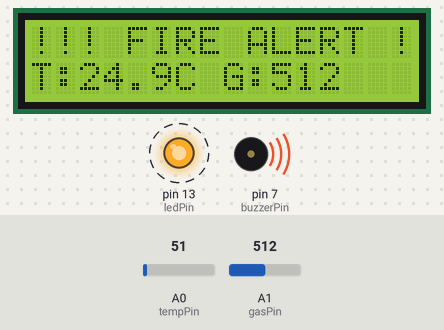
Recording of a sketch running on a simulated Arduino Uno, built with avr-gcc and run on an emulated ATmega328P. On the bench: 16×2 character LCD, output pins drawn as LEDs (lit = HIGH), buzzer (waves = sounding). Dashed ring = blinking. The inputs (shaded band) are chosen by the test bench; at power-on: A1 (gasPin) = 512, A0 (tempPin) = 51. What the sketch prints to the serial monitor is not drawn.

Above: at 1.2 s.
1.3 s: A1 (gasPin) set to 313
At 1.66 s:
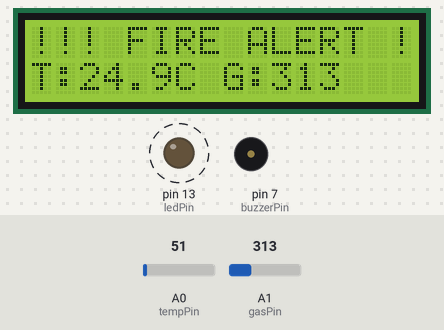
2.9 s: A1 (gasPin) set to 285
At 3.5 s:
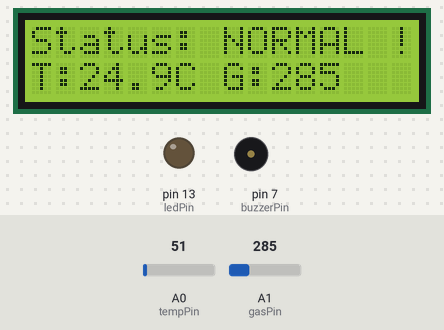
4.5 s: A0 (tempPin) set to 61
At 5.8 s:
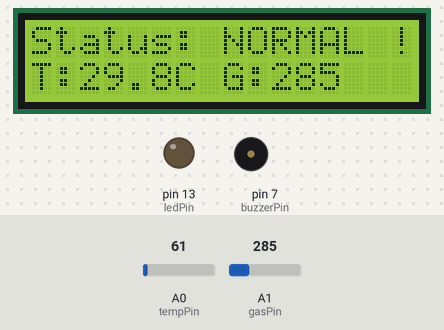
6.1 s: A0 (tempPin) set to 71
At 7.2 s:
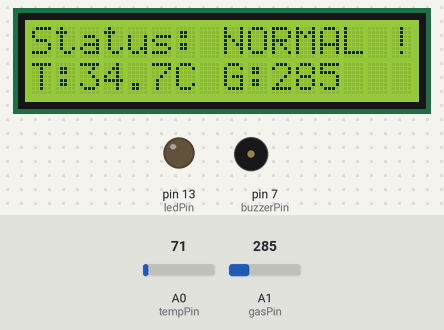
7.6 s: A0 (tempPin) set to 86
At 8.4 s:
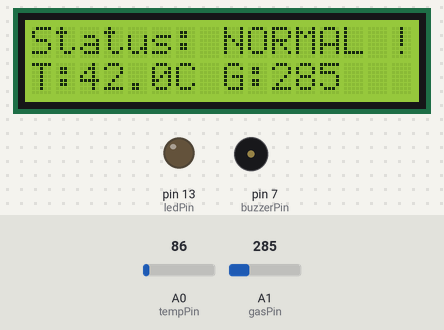
9.1 s: A1 (gasPin) set to 306
At 9.26 s:
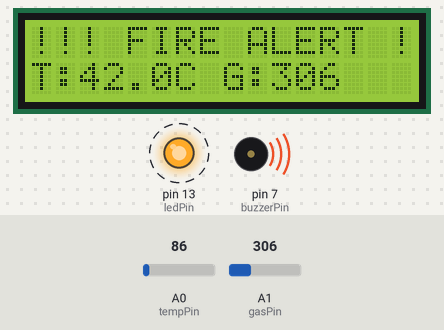
Timing chart, 0 to 11.7 s (numbered marks = the images above; inputs shaded):
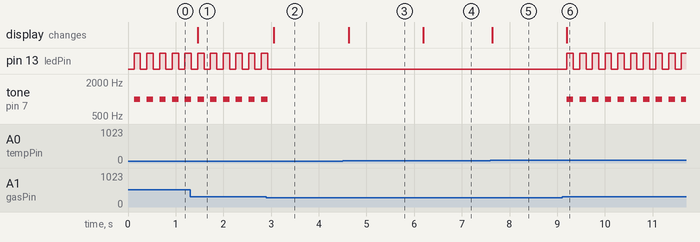

Measured:
- the behaviour switches between 301 and 300 on A1 (gasPin) (found by bisection; images 1 and 2)
- after the input at 1.3 s, the display: changes after 0.16 s (image 1)
- after the input at 2.9 s, pin 13 (ledPin): goes on until 2.9 s, then stays LOW; tone on pin 7 (buzzerPin): goes on until 2.9 s, then stays silent; the display: changes after 0.16 s (image 2)
- after the input at 4.5 s, the display: changes after 0.13 s (image 3)
- after the input at 6.1 s, the display: changes after 0.10 s (image 4)
- after the input at 7.6 s, the display: changes at once (image 5)
- after the input at 9.1 s, pin 13 (ledPin): alternates HIGH for 0.13 s and LOW for 0.13 s, starting after 0.10 s; tone on pin 7 (buzzerPin): alternates 1000 Hz for 0.13 s and silent for 0.13 s, starting after 0.10 s; the display: changes after 0.10 s (image 6)
- by itself, pin 13 (ledPin): alternates HIGH for 0.13 s and LOW for 0.13 s

The sketch:

dor_cohen_fire_alarm_system1.ino
```cpp
#include <Adafruit_LiquidCrystal.h>

const int tempPin    = A0;  // Temperature sensor connected to A0
const int gasPin     = A1;  // Gas sensor connected to A1
const int ledPin     = 13;  // LED connected to digital pin 13
const int buzzerPin  = 7;   // Buzzer connected to digital pin 7

Adafruit_LiquidCrystal lcd(0);

// Threshold values
const int TEMP_THRESHOLD = 200;  // ADC threshold for high temperature
const int GAS_THRESHOLD  = 300;  // ADC threshold for gas detection

unsigned long previousMillis = 0;
const long interval = 50; // Blink speed (in milliseconds)

bool ledState = false;

void setup() {
  pinMode(ledPin, OUTPUT);
  pinMode(buzzerPin, OUTPUT);
  Serial.begin(9600);

  lcd.begin(16, 2);
  lcd.clear();
  lcd.setCursor(0, 0);
  lcd.print("Status: NORMAL");
  lcd.setCursor(0, 1);
  lcd.print("T:----C G:----");
}

void loop() {
  int rawTemp = analogRead(tempPin);
  int rawGas  = analogRead(gasPin);

  // Convert raw temperature to Celsius ( LM35 sensor)
  float voltage   = rawTemp * 5.0 / 1023.0;
  float tempC     = voltage * 100.0;

  Serial.print("Temperature: ");
  Serial.print(tempC, 1);
  Serial.print(" C | Gas ADC: ");
  Serial.println(rawGas);

  bool fireDetected = (rawTemp > TEMP_THRESHOLD) || (rawGas > GAS_THRESHOLD);

  // Update LCD display
  if (!fireDetected) {
    lcd.setCursor(0, 0);
    lcd.print("Status: NORMAL "); // 16 characters wide
  } else {
    lcd.setCursor(0, 0);
    lcd.print("!!! FIRE ALERT !!!");
  }

  // Second row: T:xx.xC G:yyy
  lcd.setCursor(0, 1);
  lcd.print("T:");
  lcd.print(tempC, 1);
  lcd.print("C ");
  lcd.print("G:");
  lcd.print(rawGas);

  // Pad with spaces if needed to clear leftover characters
  int fill = 16 - (4 + String(tempC,1).length() + 2 + 1 + String(rawGas).length());
  while (fill-- > 0) lcd.print(' ');

  // LED and buzzer control
  if (fireDetected) {
    unsigned long currentMillis = millis();
    if (currentMillis - previousMillis >= interval) {
      previousMillis = currentMillis;
      ledState = !ledState;
      digitalWrite(ledPin, ledState ? HIGH : LOW);
      if (ledState) tone(buzzerPin, 1000);
      else          noTone(buzzerPin);
    }
  } else {
    digitalWrite(ledPin, LOW);
    noTone(buzzerPin);
  }

  delay(100);
}
```
